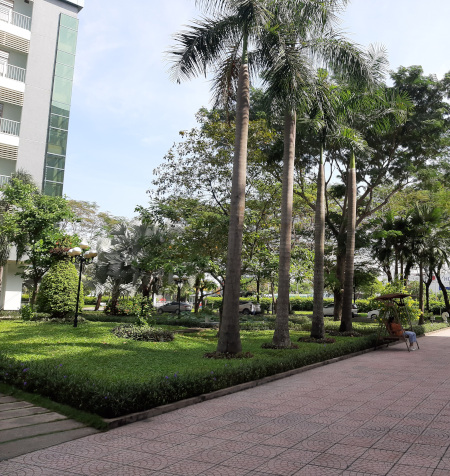
#> input picture Project/Tho/Linux/data/tdt_3.jpg, 450 x 476 px, found by its file name
$ python show_corner.py   (older library calls are emulated)
#> lines starting #> are read from the running program, lines starting #| are printed output that depends on the picture; after the words box and inside, x2 and y2 are one past the last pixel; in counts of white or black regions, pixels touching at a corner belong together
### Project/Tho/Linux/source/python/Harris_detection/harris_lib_v1_4.py
import numpy as np
import cv2
import time
from skimage.feature import peak_local_max


def nothing(x):
    pass


def corner_detection(img_origin, window_size, method, output_type, *args, **kwargs):
    start = time.time()
    window_size = np.asarray(window_size, dtype=np.int)
    img_gray = cv2.cvtColor(img_origin, cv2.COLOR_BGR2GRAY)
    img_gray = cv2.GaussianBlur(img_gray, (3, 3), 0)
    window_size_halved = np.array(np.floor(window_size / 2), dtype=np.int)

    # Calculate Ix and Iy based on Sobel filter
    img_dx = cv2.Sobel(img_gray, cv2.CV_32F, 1, 0, ksize=5)
    img_dy = cv2.Sobel(img_gray, cv2.CV_32F, 0, 1, ksize=5)

    # Calculate (Ix)^2 integral
    img_dx_squared = np.square(img_dx)
    img_dx_squared_integral = cv2.integral(img_dx_squared)

    # Calculate (Iy)^2 integral
    img_dy_squared = np.square(img_dy)
    img_dy_squared_integral = cv2.integral(img_dy_squared)

    # Calculate Ix*Iy integral
    img_dxy = img_dx * img_dy
    img_dxy_integral = cv2.integral(img_dxy)

    # Initialize response matrix
    R_values = np.zeros([img_gray.shape[0],
                        img_gray.shape[1]], dtype=np.float)
    if method == "Fast_Harris":
        M11_matrix = np.zeros([img_gray.shape[0],
                              img_gray.shape[1]], dtype=np.float)
        M22_matrix = np.zeros([img_gray.shape[0],
                              img_gray.shape[1]], dtype=np.float)
        M12_matrix = np.zeros([img_gray.shape[0],
                              img_gray.shape[1]], dtype=np.float)
        # [6 lines of commented-out code are left out]
    for i in range(window_size_halved[0], img_gray.shape[0] - window_size_halved[0]):
        if i % 10 == 0:
            print("Completed %0.2f%%" % (100*(i - window_size_halved[0]) /
                  (img_gray.shape[0] - window_size_halved[0])))
        for j in range(window_size_halved[1], img_gray.shape[1] - window_size_halved[1]):
            if method != "Fast_Harris":
                # Intergral implementation
                M_11 = img_dx_squared_integral[i - window_size_halved[0], j - window_size_halved[1]] +\
                    img_dx_squared_integral[i + window_size_halved[0] + 1, j + window_size_halved[1] + 1] -\
                    img_dx_squared_integral[i - window_size_halved[0], j + window_size_halved[1] + 1] -\
                    img_dx_squared_integral[i + window_size_halved[0] + 1, j - window_size_halved[1]]

                M_22 = img_dy_squared_integral[i - window_size_halved[0], j - window_size_halved[1]] +\
                    img_dy_squared_integral[i + window_size_halved[0] + 1, j + window_size_halved[1] + 1] -\
                    img_dy_squared_integral[i - window_size_halved[0], j + window_size_halved[1] + 1] -\
                    img_dy_squared_integral[i + window_size_halved[0] + 1, j - window_size_halved[1]]

                M_12 = img_dxy_integral[i - window_size_halved[0], j - window_size_halved[1]] +\
                    img_dxy_integral[i + window_size_halved[0] + 1, j + window_size_halved[1] + 1] -\
                    img_dxy_integral[i - window_size_halved[0], j + window_size_halved[1] + 1] -\
                    img_dxy_integral[i + window_size_halved[0] + 1, j - window_size_halved[1]]
                # End of Intergral implementation
                if method == "Harris":
                    # Harris response formula implementation
                    trace = M_11+M_22
                    det = M_11*M_22 - np.square(M_12)
                    if trace > 0:
                        R_values[i, j] = det / trace
                    pass
                    # End of Harris implementation
                elif method == "Shi-Tomasi":
                    # Shi - tomashi formula implementation
                    M = np.array([[M_11, M_12], [M_12, M_22]], dtype=float)
                    A = np.min(np.linalg.eigvalsh(M))
                    R_values[i, j] = A
                    # End of Shi - tomashi implementation
                else:
                    raise NameError("Wrong method name, try \"Harris\" or \"Shi-Tomasi\" or \"Fast_Harris\"")
            else:
                M11_matrix[i, j] = img_dx_squared_integral[i - window_size_halved[0], j - window_size_halved[1]] +\
                    img_dx_squared_integral[i + window_size_halved[0] + 1, j + window_size_halved[1] + 1] -\
                    img_dx_squared_integral[i - window_size_halved[0], j + window_size_halved[1] + 1] -\
                    img_dx_squared_integral[i + window_size_halved[0] + 1, j - window_size_halved[1]]
                M22_matrix[i, j] = img_dy_squared_integral[i - window_size_halved[0], j - window_size_halved[1]] +\
                    img_dy_squared_integral[i + window_size_halved[0] + 1, j + window_size_halved[1] + 1] -\
                    img_dy_squared_integral[i - window_size_halved[0], j + window_size_halved[1] + 1] -\
                    img_dy_squared_integral[i + window_size_halved[0] + 1, j - window_size_halved[1]]
                M12_matrix[i, j] = img_dxy_integral[i - window_size_halved[0], j - window_size_halved[1]] +\
                    img_dxy_integral[i + window_size_halved[0] + 1, j + window_size_halved[1] + 1] -\
                    img_dxy_integral[i - window_size_halved[0], j + window_size_halved[1] + 1] -\
                    img_dxy_integral[i + window_size_halved[0] + 1, j - window_size_halved[1]]
    if method == "Fast_Harris":
        R_values = (np.multiply(M11_matrix, M22_matrix) - np.square(M12_matrix))-0.004*np.square(M11_matrix+M22_matrix)
    stop = time.time()
    print("Completed 100%")
    print("Total processing time: %0.2f" % (stop - start))
    if output_type == "R_matrix":
        return R_values
    elif output_type == "Dirrect_img":
        if "min_distance" in kwargs:
            if "response_min" in kwargs:
                img_out = img_origin.copy()
                if kwargs['response_min'] > 0:
                    min_response = R_values.max()*np.power(10, 1-1/kwargs['response_min'])
                else:
                    min_response = R_values.max()
                local_max = peak_local_max(R_values, min_distance=kwargs['min_distance'], threshold_abs=min_response)
                for i in range(local_max.shape[0]):
                    img_out[local_max[i, 0]-1:local_max[i, 0]+2, local_max[i, 1]-1:local_max[i, 1]+2] = (0, 0, 255)
                return img_out
            else:
                raise ValueError("Missing argument \"response_min\"")
        else:
            raise ValueError("Missing argument \"min_distance\"")
    else:
        raise ValueError("Wrong output type, try \"R_matrix\" or \"Dirrect_img\"")


# [15 lines that do not run on import are left out]

# [8 lines that do not run on import are left out]

### Project/Tho/Linux/source/python/Harris_detection/show_corner.py
import numpy as np
import cv2
from skimage.feature import peak_local_max
from harris_lib_v1_4 import corner_detection


def nothing(x):
    pass


if __name__ == "__main__":
    img_1 = cv2.imread("./Project/Tho/Linux/data/tdt_3.jpg")
#> img_1 is the input picture: shape (476, 450, 3); mean B, G, R 113.5, 123.7, 121.3
    img_2 = cv2.imread("./Project/Tho/Linux/data/tdt_4.jpg")
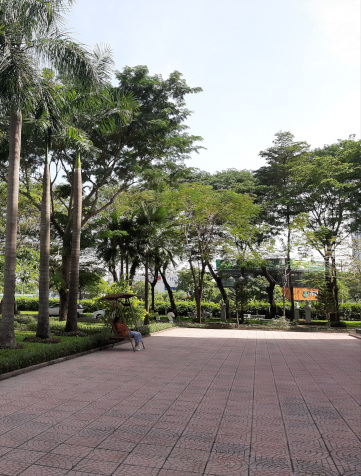
#> input picture Project/Tho/Linux/data/tdt_4.jpg, 361 x 476 px, found by its file name
#> img_2 is the input picture: shape (476, 361, 3); mean B, G, R 123.4, 131.9, 133.6
    R_values_1 = corner_detection(img_1, window_size=(5, 5), method="Harris", output_type="R_matrix")
#> after the loop in corner_detection, `for i in range(window_size_halved[0], img_gray.shape[0] - window_size_..`:
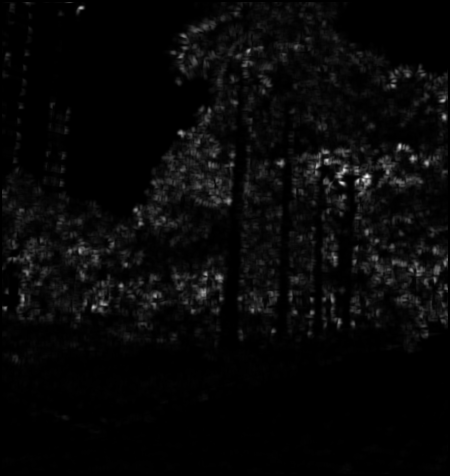
#> R_values: shape (476, 450) float64; min 0, max 172618395, mean 5706008.3; drawn with min black and max white
    R_values_2 = corner_detection(img_2, window_size=(5, 5), method="Harris", output_type="R_matrix")
#> call 2 of corner_detection, with window_size = (5, 5), method = 'Harris', output_type = 'R_matrix'
#> in corner_detection (call 2), `img_dxy = img_dx * img_dy`:
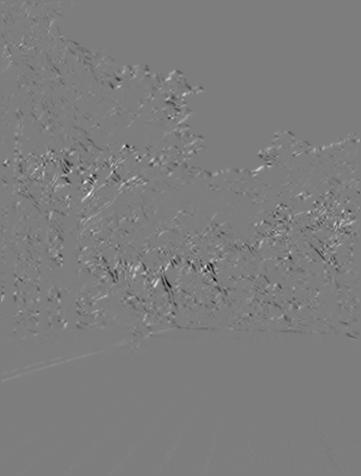
#> img_dxy: shape (476, 361) float32; min -29031228, max 29733040, mean 6140.7; drawn with min black and max white
#> in corner_detection (call 2), `img_dxy_integral = cv2.integral(img_dxy)`:
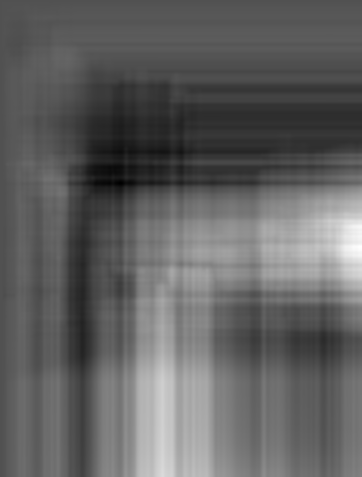
#> img_dxy_integral: shape (477, 362) float64; min -1.87e+09, max 3.96e+09, mean 364566280.5; drawn with min black and max white
#> after the loop in corner_detection (call 2), `for i in range(window_size_halved[0], img_gray.shape[0] - window_size_..`:
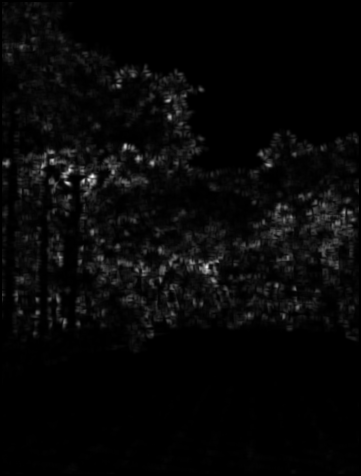
#> R_values: shape (476, 361) float64; min 0, max 178764424.9, mean 5614066.5; drawn with min black and max white
    cv2.namedWindow("Corner result 1")
    cv2.createTrackbar("threshold", "Corner result 1", 625, 6000, nothing)
    while True:
        img_out_1 = img_1.copy()
        img_out_2 = img_2.copy()
        threshold = cv2.getTrackbarPos("threshold", "Corner result 1")
        min_response_1 = R_values_1.max()*np.power(10, -threshold/1000)
#> min_response_1 = 40934272.3

        local_max_1 = peak_local_max(R_values_1, min_distance=2, threshold_abs=min_response_1)
#> local_max_1 = 258 pairs, first value 2 to 334, second value 5 to 447
        for i in range(local_max_1.shape[0]):
            img_out_1[local_max_1[i, 0]-1:local_max_1[i, 0]+2, local_max_1[i, 1]-1:local_max_1[i, 1]+2] = (0, 0, 255)
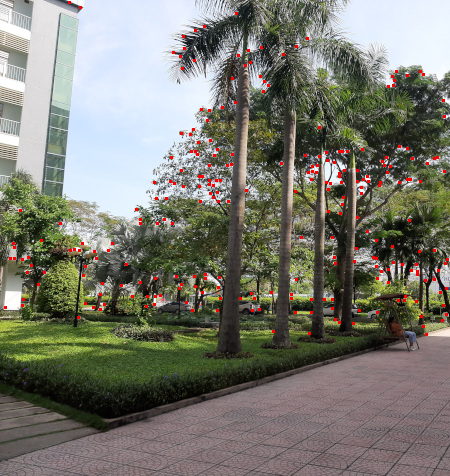
#> img_out_1: shape (476, 450, 3); 1.08% of pixels changed, all inside (x1, y1, x2, y2) = (4, 1, 449, 336)

        min_response_2 = R_values_2.max()*np.power(10, -threshold/1000)
#> min_response_2 = 42391725.7
        local_max_2 = peak_local_max(R_values_2, min_distance=2, threshold_abs=min_response_2)
#> local_max_2 = 213 pairs, first value 38 to 334, second value 6 to 352
        for i in range(local_max_2.shape[0]):
            img_out_2[local_max_2[i, 0]-1:local_max_2[i, 0]+2, local_max_2[i, 1]-1:local_max_2[i, 1]+2] = (0, 0, 255)
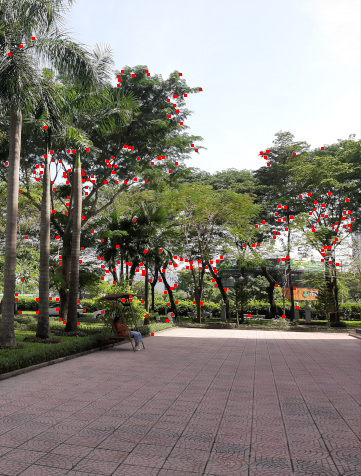
#> img_out_2: shape (476, 361, 3); 1.12% of pixels changed, all inside (x1, y1, x2, y2) = (5, 37, 354, 336)

        cv2.imshow("Corner result 1", img_out_1)
        cv2.imshow("Corner result 2", img_out_2)
        if cv2.waitKey(100) & 0xff == 27:
#> (key Esc is pressed here)
            break
